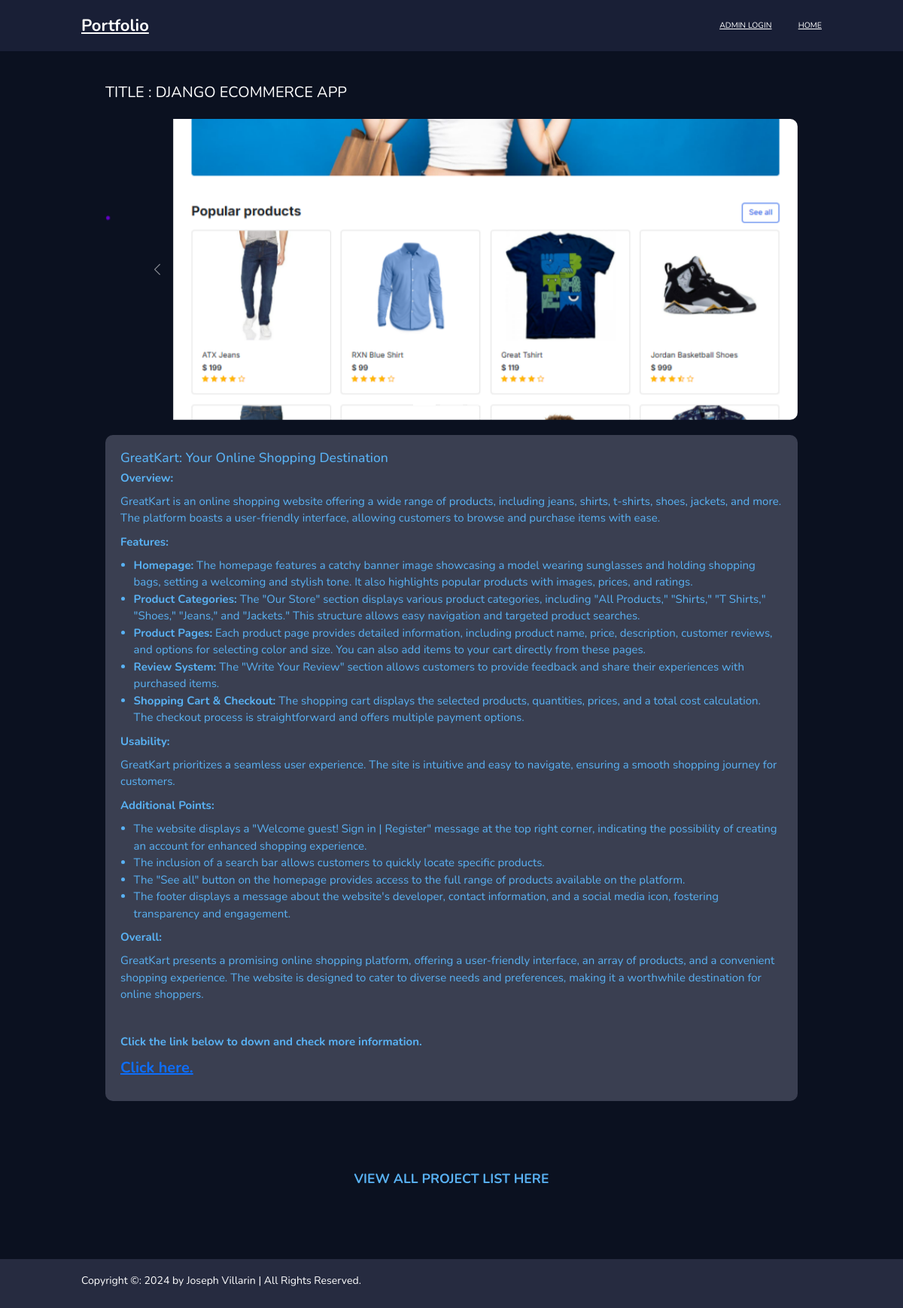
/items/category/web-development/django-ecommerce-app/, run on the app's committed database.
### items/models.py (models this page shows, shortened)
class Item(models.Model):
    item_name       = models.CharField(max_length=200, unique=True)
    slug            = models.SlugField(max_length=200, unique=True)
    description     = RichTextField(blank=True)  # Replaced TextField with RichTextField
    price           = models.IntegerField()
    images          = models.ImageField(upload_to='photos/products')
    stock           = models.IntegerField()
    is_available    = models.BooleanField(default=True)
    category        = models.ForeignKey(Category, on_delete=models.CASCADE)
    created_date    = models.DateTimeField(auto_now_add=True)
    modified_date   = models.DateTimeField(auto_now=True)

class ItemGallery(models.Model):
    item = models.ForeignKey(Item, on_delete=models.CASCADE)
    image = models.ImageField(upload_to='store/products', max_length=255)
    class Meta:
        verbose_name='itemgallery'
        verbose_name_plural='item gallery'

### items/views.py (the view)
# urls.py: path('category/<slug:category_slug>/<slug:item_slug>/', views.item_detail, name="item_detail"),
def item_detail(request, category_slug, item_slug):
    try:
        item_category = get_object_or_404(Item, category__slug=category_slug, slug=item_slug)
        in_favoritelist = FavoritesListItems.objects.filter(favoriteslist__favoriteslist_id = _favorites_id(request),item=item_category).exists()
    except Exception as e:
        raise e
    item_gallery = ItemGallery.objects.filter(item_id = item_category)
    context = {
        'item_category':item_category,
        'in_favoritelist':in_favoritelist,
        'item_gallery': item_gallery
    }
    return render(request, 'items/itemdetail.html',context)

### category/context_processor.py (called while the page is built)
def menu_links(request):
    links = Category.objects.all()
    return dict(links=links)

### favoriteslist/context_processors.py (called while the page is built)
def counter(request):
    favorites_count = 0
    if 'admin'in request.path:
        return {}
    else:
        try:
            favorites = FavoritesList.objects.filter(favoriteslist_id=_favorites_id(request))
            favorites_items = FavoritesListItems.objects.all().filter(favoriteslist=favorites[:1])
            for favorites_items in favorites_items:
                favorites_count += favorites_items.quantity
        except FavoritesList.DoesNotExist:
            favorites_count = 0
    return dict(favorites_count=favorites_count)

### favoriteslist/views.py (called while the page is built)
def _favorites_id(request):
    favorites = request.session.session_key
    if not favorites:
        favorites = request.session.create()
    return favorites

### templates/items/itemdetail.html (shortened to what this page needs)
{%extends 'base2.html'%}
{%block content%}
{%load static%}
<head>
    <link href="{% static 'css/bootstrap.css' %}" rel="stylesheet" type="text/css"/>
</head>
<body>
    <div class="content">
        <div class="header">
            <p>TITLE : {{item_category.item_name | upper}}</p>
        </div>
        <div id="carouselExampleIndicators" class="carousel slide" data-bs-ride="carousel">
            <div class="carousel-indicators">
                <button type="button" data-bs-target="#carouselExampleIndicators" data-bs-slide-to="0" class="active" aria-current="true" aria-label="Slide 1"></button>
                <button type="button" data-bs-target="#carouselExampleIndicators" data-bs-slide-to="1" aria-label="Slide 2"></button>
                <button type="button" data-bs-target="#carouselExampleIndicators" data-bs-slide-to="2" aria-label="Slide 3"></button>
            </div>
            <div class="carousel-inner">
                {% for i in item_gallery %}
                <div class="carousel-item {% if forloop.first %}active{% endif %}">
                    <img src="{{ i.image.url }}" class="d-block w-100 carousel-image" alt="" data-bs-toggle="modal" data-bs-target="#imageModal" data-img-url="{{ i.image.url }}">
                </div>
                {% endfor %}
            </div>
            <button class="carousel-control-prev" type="button" data-bs-target="#carouselExampleIndicators" data-bs-slide="prev">
                <span class="carousel-control-prev-icon" aria-hidden="true"></span>
            </button>
            <button class="carousel-control-next" type="button" data-bs-target="#carouselExampleIndicators" data-bs-slide="next">
                <span class="carousel-control-next-icon" aria-hidden="true"></span>
            </button>
        </div>
        <div class="text-box">
            {{item_category.description|safe }}
        </div>
        <div class="projectlist">
                <a href="{% url 'items' %}" class="view-all">VIEW ALL PROJECT LIST HERE</a>
        </div>
    </div>
</body>
{%endblock%}

### static/css/styles.css (style rules this page uses)
* { margin: 0; padding: 0; box-sizing: border-box; text-decoration: none; border: none; outline: none; scroll-behavior: smooth; font-family: "Nunito", sans-serif; }
:root { --bg-color: #191f36; --snd-bg-color: #262b40; --text-color: #fff; --main-color: #59b2f4; }
html { font-size: 62.5%; overflow-x: hidden; }
body { background: var(--bg-color); color: var(--text-color); }
span { color: var(--main-color); }
.view-all { color: var(--main-color); font-size: 20px; margin-top: 20px; display: block; text-align: center; text-decoration: none; font-weight: bold; transition: color 0.3s; height: 100px; width: 100%; }
@media (max-width: 1200px) { html { font-size: 55%; } }

### templates/items/itemdetail.html (style rules this page uses)
body { background-color: #0b1120; color: #ffffff; font-family: Arial, sans-serif; margin-top: 10rem; }
.content { padding: 20px; margin: 0 10%; }
.header { margin-bottom: 20px; font-size:20px; }
.header p { margin: 0; }
.carousel { border-radius: 10px; overflow: hidden; }
.carousel-inner img { width: 100%; height: auto; object-fit: cover; max-height: 500px; }
.carousel-item img { width: 100%; height: 400px; object-fit: cover; }
.text-box { background-color: #3a3f51; color: #59b2f4; padding: 20px; margin-top: 20px; border-radius: 10px; font-size:15px; }
.carousel-image { cursor: pointer; transition: transform 0.3s ease; }
.projectlist { margin-top: 8rem; display: flex; flex-direction: column; align-items: flex-start; text-align: left; font-size:2rem; }
.projectlist a { font-size:2rem; }

### data on the page
Item: item_name "DJANGO ECOMMERCE APP", description "GreatKart: Your Online Shopping Destination Overview: GreatKart is an online shopping website offering a wide range of products, including jeans, shirts, t-shirts, shoes, jackets, and more. The platform boasts a user-friendly interface, allowing customers to browse and purchase items with ease. Features: Homepage: The homepage features a catchy banner image showcasing a model wearing sunglasses and holding shopping bags, setting a welcoming and stylish tone. It also highlights popular products with images, prices, and ratings. Product Categories: The \"Our Store\" section displays various product categories, including \"All Products,\" \"Shirts,\" \"T Shirts,\" \"Shoes,\" \"Jeans,\" and \"Jackets.\" This…"
ItemGallery: image (picture)
